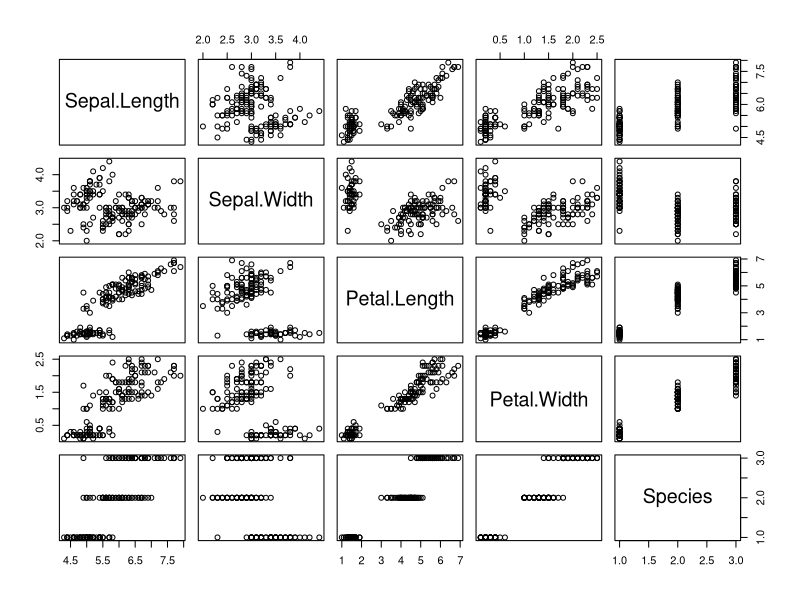
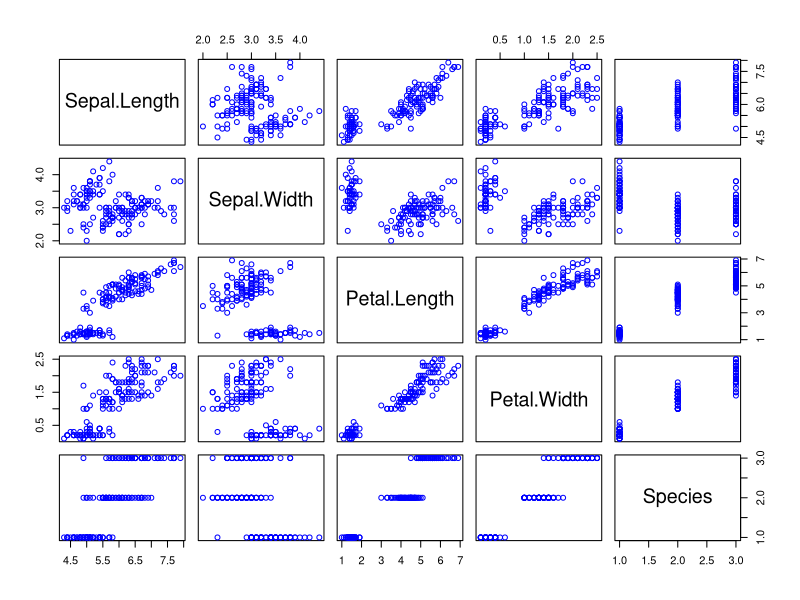
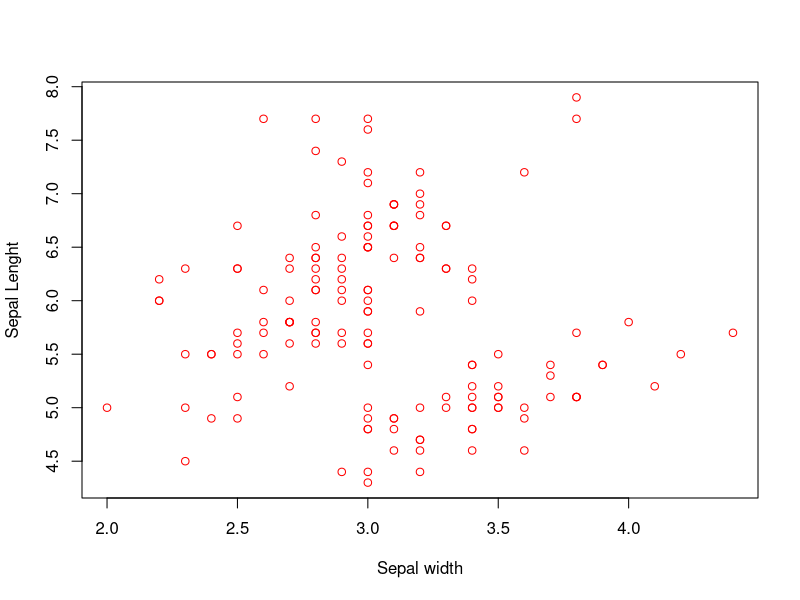
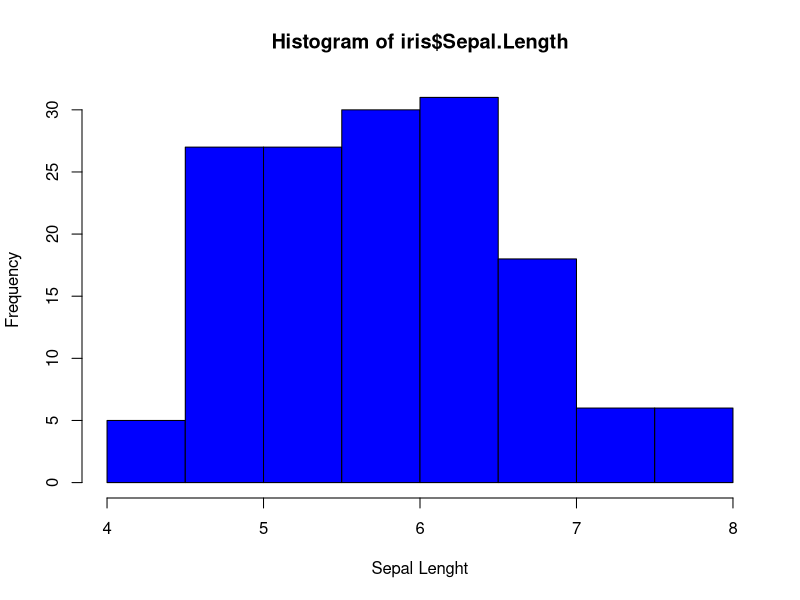
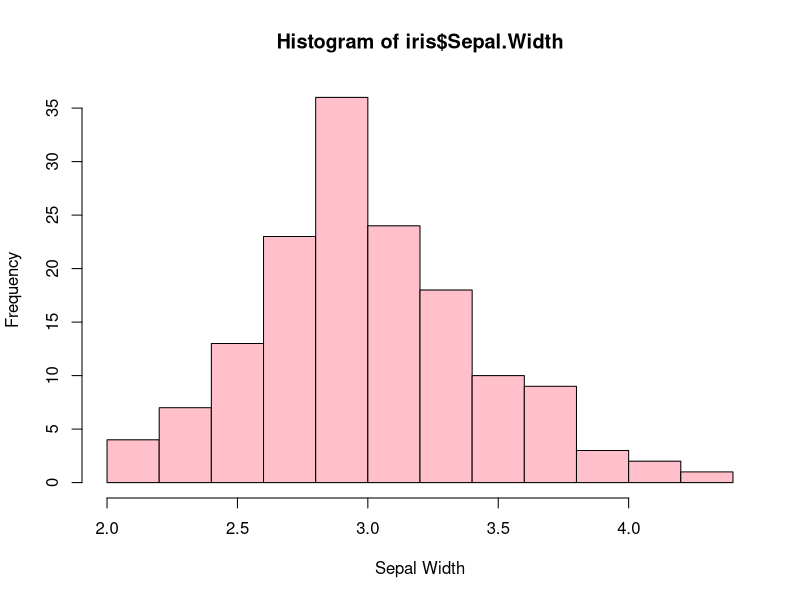
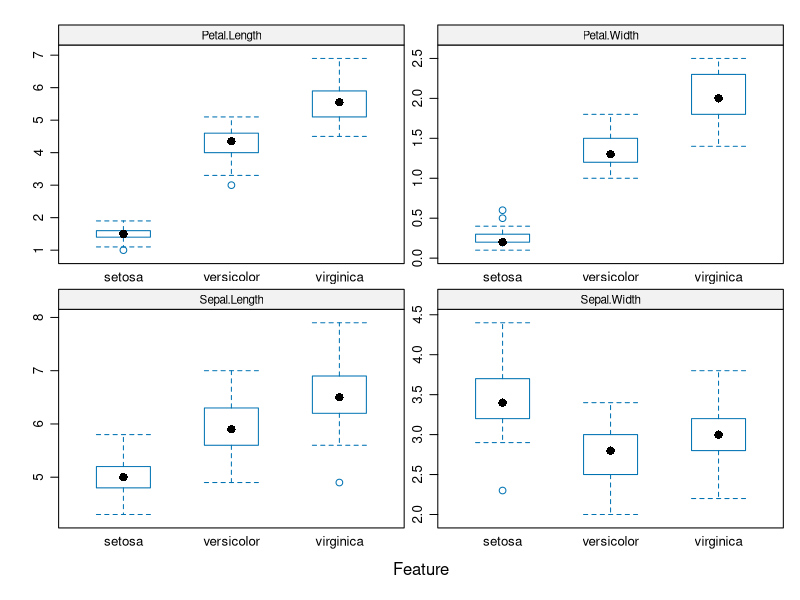

Generate these figures, in order, with R:
#Loading the Iris Dataset

library(datasets)
data(iris)
iris <- datasets::iris
View(iris)

#using RCurl
#library(RCurl)
# iris <- read.csv(text = getURL("someURL"))

########################
#Summary Statistics
########################

head(iris)
tail(iris,5)

summary(iris)
summary(iris$Sepal.Width)

#checking for missing data
sum(is.na(iris)) #summation of missing data

#getting a larger set of statistics for the dataset
library(skimr)
skim(iris)

#Panel plots
plot(iris)
plot(iris, col='blue')

#Scatter plot
plot(iris$Sepal.Width, iris$Sepal.Length, col='red', xlab= 'Sepal width', ylab = 'Sepal Lenght')

#Histogram
hist(iris$Sepal.Length, col = 'blue', xlab = 'Sepal Lenght')
hist(iris$Sepal.Width, col = 'pink', xlab = 'Sepal Width')

#Feature Plots
#gives box plots
library(caret)
featurePlot(x = iris[,1:4], y = iris$Species, plot = 'box',
            strip=strip.custom(par.strip.text=list(cex=.7)),
            scales = list(x = list(relation='free'),
                          y = list(relation='free')))
